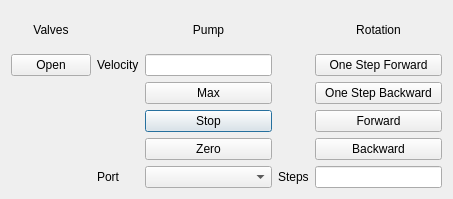
<?xml version="1.0" encoding="UTF-8"?>
<ui version="4.0">
 <class>HTLSHardwareDialog</class>
 <widget class="QDialog" name="HTLSHardwareDialog">
  <property name="geometry">
   <rect>
    <x>0</x>
    <y>0</y>
    <width>453</width>
    <height>199</height>
   </rect>
  </property>
  <property name="windowTitle">
   <string>Dialog</string>
  </property>
  <layout class="QGridLayout" name="gridLayout">
   <item row="3" column="2">
    <widget class="QPushButton" name="stop_button">
     <property name="text">
      <string>Stop</string>
     </property>
    </widget>
   </item>
   <item row="0" column="4">
    <widget class="QLabel" name="rotation_label">
     <property name="text">
      <string>Rotation</string>
     </property>
     <property name="alignment">
      <set>Qt::AlignCenter</set>
     </property>
    </widget>
   </item>
   <item row="1" column="4">
    <widget class="QPushButton" name="one_step_f_button">
     <property name="text">
      <string>One Step Forward</string>
     </property>
    </widget>
   </item>
   <item row="2" column="4">
    <widget class="QPushButton" name="one_step_b_button">
     <property name="text">
      <string>One Step Backward</string>
     </property>
    </widget>
   </item>
   <item row="6" column="3">
    <widget class="QLabel" name="steps_label">
     <property name="text">
      <string>Steps</string>
     </property>
    </widget>
   </item>
   <item row="6" column="4">
    <widget class="QLineEdit" name="steps_line_edit"/>
   </item>
   <item row="3" column="4">
    <widget class="QPushButton" name="f_button">
     <property name="text">
      <string>Forward</string>
     </property>
    </widget>
   </item>
   <item row="6" column="1">
    <widget class="QLabel" name="port_label">
     <property name="text">
      <string>Port</string>
     </property>
    </widget>
   </item>
   <item row="6" column="2">
    <widget class="QComboBox" name="port_combo_box"/>
   </item>
   <item row="1" column="1">
    <widget class="QLabel" name="velocity_label">
     <property name="text">
      <string>Velocity</string>
     </property>
    </widget>
   </item>
   <item row="1" column="2">
    <widget class="QLineEdit" name="velocity_line_edit"/>
   </item>
   <item row="2" column="2">
    <widget class="QPushButton" name="max_button">
     <property name="text">
      <string>Max</string>
     </property>
    </widget>
   </item>
   <item row="0" column="2">
    <widget class="QLabel" name="pump_label">
     <property name="text">
      <string>Pump</string>
     </property>
     <property name="alignment">
      <set>Qt::AlignCenter</set>
     </property>
    </widget>
   </item>
   <item row="4" column="2">
    <widget class="QPushButton" name="zero_button">
     <property name="text">
      <string>Zero</string>
     </property>
    </widget>
   </item>
   <item row="4" column="4">
    <widget class="QPushButton" name="b_button">
     <property name="text">
      <string>Backward</string>
     </property>
    </widget>
   </item>
   <item row="1" column="0">
    <widget class="QPushButton" name="toggle_valve_button">
     <property name="text">
      <string>Open</string>
     </property>
    </widget>
   </item>
   <item row="0" column="0">
    <widget class="QLabel" name="valves_label">
     <property name="text">
      <string>Valves</string>
     </property>
     <property name="alignment">
      <set>Qt::AlignCenter</set>
     </property>
    </widget>
   </item>
  </layout>
 </widget>
 <resources/>
 <connections/>
</ui>
